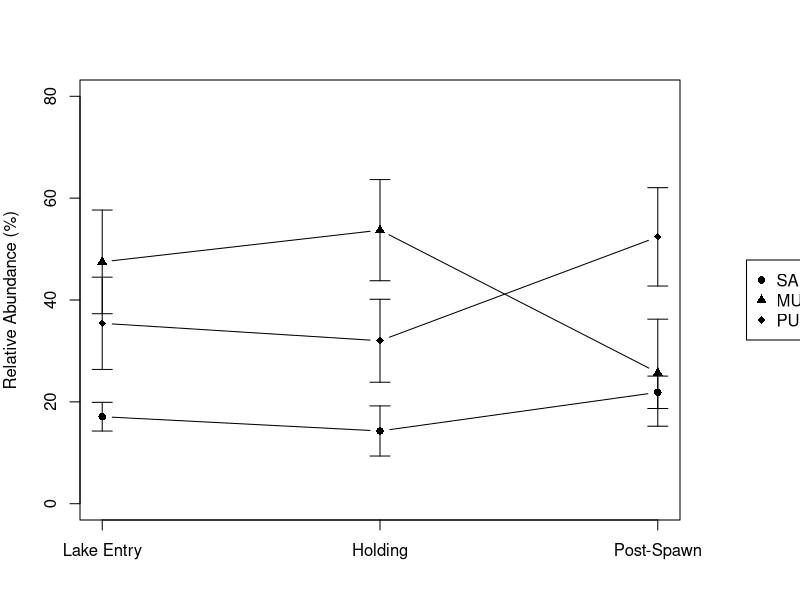
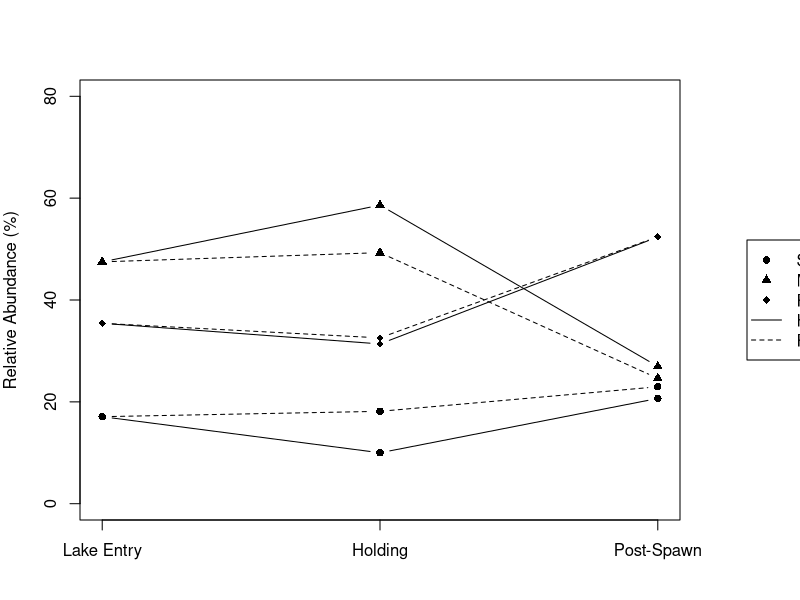

These charts were generated, in order, by the following R code:
#Jordan Lee - Alaska FA plots
#contact: Mike Vlah (vlahm@uw.edu)
#last edit: 1 Dec 2015

#setup####
data <- read.csv('jl_plotdata.csv')
bylocation <- data[1:3,1:7]
byloc_and_creek <- data[1:5,8:14]
colnames(byloc_and_creek) <- colnames(bylocation)
bylocation[,1] <- 1:3
byloc_and_creek[,1] <- c(1,2,2,3,3)

percentifier <- function(x){
  x <- x * 100
}

error.bars <- function(x, y, upper, lower=upper, cap.length=0.1, horiz=F,...){
  if(length(x) != length(y) | length(y) !=length(lower) | length(lower) != length(upper))
    stop("One or more vectors is not the same length")
  
  if(horiz==F) {
    arrows(x,y+upper, x, y-lower, angle=90, code=3, length=cap.length, ...)
  } else if (horiz==T) {
    arrows(x+upper,y, x-lower, y, angle=90, code=3, length=cap.length, ...)
  }
}

bylocation[,2:7] <- sapply(bylocation[,2:7], FUN = percentifier)
byloc_and_creek[,2:7] <- sapply(byloc_and_creek[,2:7], FUN = percentifier)

#Plots####
#Fig 2a
par(mar=c(4,4,4,6), xpd=TRUE)
plot(bylocation$location, bylocation$safa_mean, type='b', pch=16, ylim=c(0,80),
     xlab='', ylab='Relative Abundance (%)', xaxt='n')
axis(side=1, at=1:3, labels=c('Lake Entry', 'Holding', 'Post-Spawn'))
legend(x='right', inset=c(-0.25, 0), legend=c('SAFA', 'MUFA', 'PUFA'), pch=c(16, 17, 18))
lines(bylocation$location, bylocation$mufa_mean, type='b', pch=17)
lines(bylocation$location, bylocation$pufa_mean, type='b', pch=18)
error.bars(bylocation$location, bylocation$safa_mean, bylocation$safa_sd)
error.bars(bylocation$location, bylocation$mufa_mean, bylocation$mufa_sd)
error.bars(bylocation$location, bylocation$pufa_mean, bylocation$pufa_sd)
par(mar=c(4,4,4,4), xpd=FALSE)

#Fig 2a (including creek) [still in progress]
par(mar=c(4,4,4,6), xpd=TRUE)
plot(byloc_and_creek$location[c(1,2,4)], byloc_and_creek$safa_mean[c(1,2,4)], type='b', pch=16, ylim=c(0,80),
     xlab='', ylab='Relative Abundance (%)', xaxt='n')
axis(side=1, at=1:3, labels=c('Lake Entry', 'Holding', 'Post-Spawn'))
legend(x='right', inset=c(-0.3, 0), legend=c('SAFA', 'MUFA', 'PUFA', 'Hanson', 'Pick'), pch=c(16, 17, 18, NA, NA), lty=c(NA, NA, NA, 1, 2))
lines(byloc_and_creek$location[c(1,2,4)], byloc_and_creek$mufa_mean[c(1,2,4)], type='b', pch=17)
lines(byloc_and_creek$location[c(1,2,4)], byloc_and_creek$pufa_mean[c(1,2,4)], type='b', pch=18)
lines(byloc_and_creek$location[c(1,3,5)], byloc_and_creek$safa_mean[c(1,3,5)], type='b', lty=2, pch=16)
lines(byloc_and_creek$location[c(1,3,5)], byloc_and_creek$mufa_mean[c(1,3,5)], type='b', lty=2, pch=17)
lines(byloc_and_creek$location[c(1,3,5)], byloc_and_creek$pufa_mean[c(1,3,5)], type='b', lty=2, pch=18)
# error.bars(byloc_and_creek$location[c(1,2,4)], byloc_and_creek$safa_mean[c(1,2,4)], byloc_and_creek$safa_sd[c(1,2,4)])
# error.bars(byloc_and_creek$location[c(1,2,4)], byloc_and_creek$mufa_mean[c(1,2,4)], byloc_and_creek$mufa_sd[c(1,2,4)])
# error.bars(byloc_and_creek$location[c(1,2,4)], byloc_and_creek$pufa_mean[c(1,2,4)], byloc_and_creek$pufa_sd[c(1,2,4)])
# error.bars(byloc_and_creek$location[c(1,3,5)], byloc_and_creek$safa_mean[c(1,3,5)], byloc_and_creek$safa_sd[c(1,3,5)])
# error.bars(byloc_and_creek$location[c(1,3,5)], byloc_and_creek$mufa_mean[c(1,3,5)], byloc_and_creek$mufa_sd[c(1,3,5)])
# error.bars(byloc_and_creek$location[c(1,3,5)], byloc_and_creek$pufa_mean[c(1,3,5)], byloc_and_creek$pufa_sd[c(1,3,5)])
par(mar=c(4,4,4,4), xpd=FALSE)

